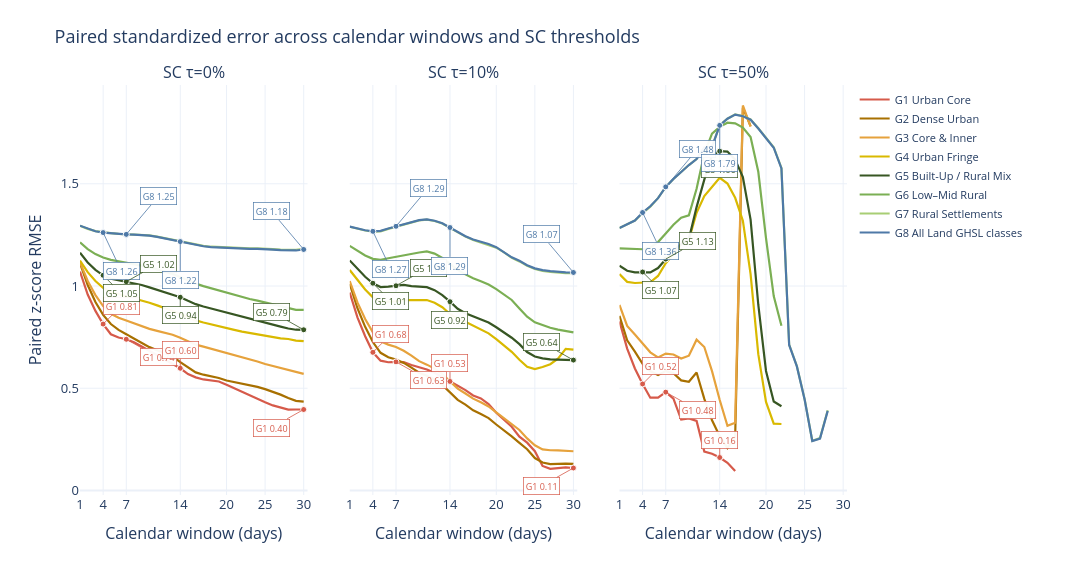

Here is the notebook cell this chart was saved with:
### Code cell
save_fig(
    metric_curve_figure(
        MATRIX, 'rmse_z', ALL_GROUPS, [0, 10, 50], 'complete',
        'Paired standardized error across calendar windows and SC thresholds',
    ),
    'fig_03b_rmse_window_curves',
)

### Figure 1 — Plotly figure (JSON) as saved in the notebook; plotly's stock layout.template omitted (floating-point values rounded to 4 significant figures)
{"data": [{"connectgaps": false, "line": {"color": "#D65A4A", "width": 2.2}, "mode": "lines", "name": "G1 Urban Core", "showlegend": true, "type": "scatter", "x": [1, 2, 3, 4, 5, 6, 7, 8, 9, 10, 11, 12, 13, 14, 15, 16, 17, 18, 19, 20, 21, 22, 23, 24, 25, 26, 27, 28, 29, 30], "xaxis": "x", "y": [1.071, 0.9582, 0.8781, 0.8138, 0.764, 0.7483, 0.7394, 0.7251, 0.7038, 0.683, 0.664, 0.6426, 0.6201, 0.5976, 0.5694, 0.5531, 0.5429, 0.5379, 0.533, 0.5172, 0.4994, 0.4819, 0.4662, 0.4466, 0.4315, 0.4158, 0.4042, 0.3956, 0.3959, 0.3959], "yaxis": "y"}, {"connectgaps": false, "line": {"color": "#A87000", "width": 2.2}, "mode": "lines", "name": "G2 Dense Urban", "showlegend": true, "type": "scatter", "x": [1, 2, 3, 4, 5, 6, 7, 8, 9, 10, 11, 12, 13, 14, 15, 16, 17, 18, 19, 20, 21, 22, 23, 24, 25, 26, 27, 28, 29, 30], "xaxis": "x", "y": [1.112, 1.005, 0.9219, 0.8587, 0.8138, 0.7851, 0.7637, 0.7428, 0.7218, 0.701, 0.686, 0.6726, 0.6561, 0.6278, 0.604, 0.5774, 0.5662, 0.5581, 0.55, 0.5376, 0.5301, 0.5211, 0.5146, 0.5067, 0.4955, 0.484, 0.4686, 0.4519, 0.438, 0.4344], "yaxis": "y"}, {"connectgaps": false, "line": {"color": "#E6A23C", "width": 2.2}, "mode": "lines", "name": "G3 Core & Inner", "showlegend": true, "type": "scatter", "x": [1, 2, 3, 4, 5, 6, 7, 8, 9, 10, 11, 12, 13, 14, 15, 16, 17, 18, 19, 20, 21, 22, 23, 24, 25, 26, 27, 28, 29, 30], "xaxis": "x", "y": [1.115, 1.024, 0.9556, 0.9018, 0.8644, 0.8446, 0.831, 0.8169, 0.8025, 0.7903, 0.7808, 0.771, 0.7616, 0.7471, 0.7316, 0.7131, 0.7033, 0.6929, 0.6846, 0.675, 0.6653, 0.6527, 0.6425, 0.6306, 0.6184, 0.6088, 0.5972, 0.5884, 0.5772, 0.5704], "yaxis": "y"}, {"connectgaps": false, "line": {"color": "#D9B900", "width": 2.2}, "mode": "lines", "name": "G4 Urban Fringe", "showlegend": true, "type": "scatter", "x": [1, 2, 3, 4, 5, 6, 7, 8, 9, 10, 11, 12, 13, 14, 15, 16, 17, 18, 19, 20, 21, 22, 23, 24, 25, 26, 27, 28, 29, 30], "xaxis": "x", "y": [1.125, 1.068, 1.025, 0.9915, 0.971, 0.9604, 0.952, 0.9418, 0.931, 0.9183, 0.9054, 0.8929, 0.8806, 0.8644, 0.8476, 0.8317, 0.8216, 0.8118, 0.8025, 0.7939, 0.7857, 0.7768, 0.7698, 0.763, 0.7562, 0.749, 0.7441, 0.7407, 0.7332, 0.7303], "yaxis": "y"}, {"connectgaps": false, "line": {"color": "#375623", "width": 2.2}, "mode": "lines", "name": "G5 Built-Up / Rural Mix", "showlegend": true, "type": "scatter", "x": [1, 2, 3, 4, 5, 6, 7, 8, 9, 10, 11, 12, 13, 14, 15, 16, 17, 18, 19, 20, 21, 22, 23, 24, 25, 26, 27, 28, 29, 30], "xaxis": "x", "y": [1.162, 1.115, 1.079, 1.052, 1.036, 1.027, 1.021, 1.014, 1.005, 0.9932, 0.9818, 0.9712, 0.9602, 0.945, 0.9276, 0.9112, 0.8999, 0.8899, 0.8799, 0.8694, 0.859, 0.8484, 0.8387, 0.8306, 0.8216, 0.8115, 0.8016, 0.7922, 0.7861, 0.7859], "yaxis": "y"}, {"connectgaps": false, "line": {"color": "#7BAF54", "width": 2.2}, "mode": "lines", "name": "G6 Low–Mid Rural", "showlegend": true, "type": "scatter", "x": [1, 2, 3, 4, 5, 6, 7, 8, 9, 10, 11, 12, 13, 14, 15, 16, 17, 18, 19, 20, 21, 22, 23, 24, 25, 26, 27, 28, 29, 30], "xaxis": "x", "y": [1.213, 1.18, 1.156, 1.139, 1.128, 1.121, 1.116, 1.109, 1.102, 1.092, 1.081, 1.07, 1.059, 1.044, 1.028, 1.012, 0.9994, 0.9884, 0.978, 0.9665, 0.9556, 0.9455, 0.9365, 0.9287, 0.9198, 0.9093, 0.8993, 0.89, 0.8837, 0.8833], "yaxis": "y"}, {"connectgaps": false, "line": {"color": "#A8CE74", "width": 2.2}, "mode": "lines", "name": "G7 Rural Settlements", "showlegend": true, "type": "scatter", "x": [1, 2, 3, 4, 5, 6, 7, 8, 9, 10, 11, 12, 13, 14, 15, 16, 17, 18, 19, 20, 21, 22, 23, 24, 25, 26, 27, 28, 29, 30], "xaxis": "x", "y": [1.295, 1.279, 1.268, 1.262, 1.259, 1.255, 1.253, 1.252, 1.25, 1.248, 1.242, 1.235, 1.227, 1.219, 1.211, 1.202, 1.197, 1.192, 1.19, 1.188, 1.187, 1.185, 1.184, 1.184, 1.184, 1.181, 1.178, 1.176, 1.176, 1.181], "yaxis": "y"}, {"connectgaps": false, "line": {"color": "#4E79A7", "width": 2.2}, "mode": "lines", "name": "G8 All Land GHSL classes", "showlegend": true, "type": "scatter", "x": [1, 2, 3, 4, 5, 6, 7, 8, 9, 10, 11, 12, 13, 14, 15, 16, 17, 18, 19, 20, 21, 22, 23, 24, 25, 26, 27, 28, 29, 30], "xaxis": "x", "y": [1.295, 1.28, 1.268, 1.261, 1.258, 1.255, 1.253, 1.251, 1.249, 1.246, 1.24, 1.233, 1.226, 1.217, 1.209, 1.2, 1.194, 1.19, 1.188, 1.186, 1.185, 1.183, 1.182, 1.182, 1.181, 1.178, 1.175, 1.173, 1.174, 1.179], "yaxis": "y"}, {"marker": {"color": "#D65A4A", "line": {"color": "white", "width": 1}, "size": 6}, "mode": "markers", "showlegend": false, "type": "scatter", "x": [4], "xaxis": "x", "y": [0.8138], "yaxis": "y"}, {"marker": {"color": "#375623", "line": {"color": "white", "width": 1}, "size": 6}, "mode": "markers", "showlegend": false, "type": "scatter", "x": [4], "xaxis": "x", "y": [1.052], "yaxis": "y"}, {"marker": {"color": "#4E79A7", "line": {"color": "white", "width": 1}, "size": 6}, "mode": "markers", "showlegend": false, "type": "scatter", "x": [4], "xaxis": "x", "y": [1.261], "yaxis": "y"}, {"marker": {"color": "#D65A4A", "line": {"color": "white", "width": 1}, "size": 6}, "mode": "markers", "showlegend": false, "type": "scatter", "x": [7], "xaxis": "x", "y": [0.7394], "yaxis": "y"}, {"marker": {"color": "#375623", "line": {"color": "white", "width": 1}, "size": 6}, "mode": "markers", "showlegend": false, "type": "scatter", "x": [7], "xaxis": "x", "y": [1.021], "yaxis": "y"}, {"marker": {"color": "#4E79A7", "line": {"color": "white", "width": 1}, "size": 6}, "mode": "markers", "showlegend": false, "type": "scatter", "x": [7], "xaxis": "x", "y": [1.253], "yaxis": "y"}, {"marker": {"color": "#D65A4A", "line": {"color": "white", "width": 1}, "size": 6}, "mode": "markers", "showlegend": false, "type": "scatter", "x": [14], "xaxis": "x", "y": [0.5976], "yaxis": "y"}, {"marker": {"color": "#375623", "line": {"color": "white", "width": 1}, "size": 6}, "mode": "markers", "showlegend": false, "type": "scatter", "x": [14], "xaxis": "x", "y": [0.945], "yaxis": "y"}, {"marker": {"color": "#4E79A7", "line": {"color": "white", "width": 1}, "size": 6}, "mode": "markers", "showlegend": false, "type": "scatter", "x": [14], "xaxis": "x", "y": [1.217], "yaxis": "y"}, {"marker": {"color": "#D65A4A", "line": {"color": "white", "width": 1}, "size": 6}, "mode": "markers", "showlegend": false, "type": "scatter", "x": [30], "xaxis": "x", "y": [0.3959], "yaxis": "y"}, {"marker": {"color": "#375623", "line": {"color": "white", "width": 1}, "size": 6}, "mode": "markers", "showlegend": false, "type": "scatter", "x": [30], "xaxis": "x", "y": [0.7859], "yaxis": "y"}, {"marker": {"color": "#4E79A7", "line": {"color": "white", "width": 1}, "size": 6}, "mode": "markers", "showlegend": false, "type": "scatter", "x": [30], "xaxis": "x", "y": [1.179], "yaxis": "y"}, {"connectgaps": false, "line": {"color": "#D65A4A", "width": 2.2}, "mode": "lines", "name": "G1 Urban Core", "showlegend": false, "type": "scatter", "x": [1, 2, 3, 4, 5, 6, 7, 8, 9, 10, 11, 12, 13, 14, 15, 16, 17, 18, 19, 20, 21, 22, 23, 24, 25, 26, 27, 28, 29, 30], "xaxis": "x2", "y": [0.968, 0.8462, 0.7545, 0.6755, 0.6346, 0.6271, 0.629, 0.6278, 0.6136, 0.602, 0.5915, 0.5754, 0.553, 0.5332, 0.512, 0.4908, 0.4649, 0.4499, 0.4227, 0.3802, 0.3442, 0.3117, 0.2632, 0.2337, 0.1922, 0.1197, 0.1055, 0.1105, 0.1128, 0.1097], "yaxis": "y2"}, {"connectgaps": false, "line": {"color": "#A87000", "width": 2.2}, "mode": "lines", "name": "G2 Dense Urban", "showlegend": false, "type": "scatter", "x": [1, 2, 3, 4, 5, 6, 7, 8, 9, 10, 11, 12, 13, 14, 15, 16, 17, 18, 19, 20, 21, 22, 23, 24, 25, 26, 27, 28, 29, 30], "xaxis": "x2", "y": [1.01, 0.8913, 0.8001, 0.7259, 0.6731, 0.6516, 0.6404, 0.6238, 0.601, 0.5759, 0.5614, 0.5432, 0.5161, 0.48, 0.443, 0.4195, 0.392, 0.3742, 0.3541, 0.3225, 0.2942, 0.2644, 0.2324, 0.2014, 0.1583, 0.1363, 0.129, 0.1317, 0.131, 0.1297], "yaxis": "y2"}, {"connectgaps": false, "line": {"color": "#E6A23C", "width": 2.2}, "mode": "lines", "name": "G3 Core & Inner", "showlegend": false, "type": "scatter", "x": [1, 2, 3, 4, 5, 6, 7, 8, 9, 10, 11, 12, 13, 14, 15, 16, 17, 18, 19, 20, 21, 22, 23, 24, 25, 26, 27, 28, 29, 30], "xaxis": "x2", "y": [1.024, 0.9197, 0.8386, 0.7738, 0.7299, 0.7133, 0.7016, 0.6831, 0.6597, 0.6325, 0.6154, 0.5961, 0.569, 0.5336, 0.4978, 0.474, 0.449, 0.4309, 0.4108, 0.3824, 0.3531, 0.3241, 0.2956, 0.2545, 0.2209, 0.201, 0.1966, 0.1963, 0.193, 0.1916], "yaxis": "y2"}, {"connectgaps": false, "line": {"color": "#D9B900", "width": 2.2}, "mode": "lines", "name": "G4 Urban Fringe", "showlegend": false, "type": "scatter", "x": [1, 2, 3, 4, 5, 6, 7, 8, 9, 10, 11, 12, 13, 14, 15, 16, 17, 18, 19, 20, 21, 22, 23, 24, 25, 26, 27, 28, 29, 30], "xaxis": "x2", "y": [1.078, 1.028, 0.9833, 0.9444, 0.9223, 0.9241, 0.9254, 0.9305, 0.93, 0.9308, 0.9314, 0.9182, 0.8962, 0.8632, 0.8402, 0.8255, 0.8075, 0.7891, 0.7685, 0.7397, 0.7098, 0.6779, 0.6393, 0.6052, 0.5939, 0.6037, 0.6176, 0.6449, 0.6922, 0.6884], "yaxis": "y2"}, {"connectgaps": false, "line": {"color": "#375623", "width": 2.2}, "mode": "lines", "name": "G5 Built-Up / Rural Mix", "showlegend": false, "type": "scatter", "x": [1, 2, 3, 4, 5, 6, 7, 8, 9, 10, 11, 12, 13, 14, 15, 16, 17, 18, 19, 20, 21, 22, 23, 24, 25, 26, 27, 28, 29, 30], "xaxis": "x2", "y": [1.125, 1.084, 1.045, 1.014, 0.9946, 0.9969, 1.001, 1.005, 0.999, 0.9962, 0.9945, 0.9796, 0.9551, 0.9233, 0.8885, 0.8668, 0.8517, 0.8375, 0.8214, 0.7982, 0.7729, 0.7469, 0.7156, 0.6768, 0.6554, 0.6461, 0.6413, 0.6393, 0.6379, 0.6375], "yaxis": "y2"}, {"connectgaps": false, "line": {"color": "#7BAF54", "width": 2.2}, "mode": "lines", "name": "G6 Low–Mid Rural", "showlegend": false, "type": "scatter", "x": [1, 2, 3, 4, 5, 6, 7, 8, 9, 10, 11, 12, 13, 14, 15, 16, 17, 18, 19, 20, 21, 22, 23, 24, 25, 26, 27, 28, 29, 30], "xaxis": "x2", "y": [1.196, 1.172, 1.149, 1.133, 1.128, 1.136, 1.143, 1.153, 1.156, 1.164, 1.169, 1.158, 1.137, 1.109, 1.079, 1.057, 1.037, 1.023, 1.007, 0.9848, 0.9601, 0.9317, 0.8901, 0.8496, 0.8224, 0.808, 0.796, 0.7866, 0.7782, 0.7733], "yaxis": "y2"}, {"connectgaps": false, "line": {"color": "#A8CE74", "width": 2.2}, "mode": "lines", "name": "G7 Rural Settlements", "showlegend": false, "type": "scatter", "x": [1, 2, 3, 4, 5, 6, 7, 8, 9, 10, 11, 12, 13, 14, 15, 16, 17, 18, 19, 20, 21, 22, 23, 24, 25, 26, 27, 28, 29, 30], "xaxis": "x2", "y": [1.29, 1.28, 1.271, 1.266, 1.268, 1.28, 1.29, 1.303, 1.312, 1.321, 1.325, 1.318, 1.306, 1.285, 1.261, 1.242, 1.225, 1.214, 1.203, 1.188, 1.164, 1.138, 1.12, 1.099, 1.083, 1.074, 1.069, 1.065, 1.063, 1.062], "yaxis": "y2"}, {"connectgaps": false, "line": {"color": "#4E79A7", "width": 2.2}, "mode": "lines", "name": "G8 All Land GHSL classes", "showlegend": false, "type": "scatter", "x": [1, 2, 3, 4, 5, 6, 7, 8, 9, 10, 11, 12, 13, 14, 15, 16, 17, 18, 19, 20, 21, 22, 23, 24, 25, 26, 27, 28, 29, 30], "xaxis": "x2", "y": [1.29, 1.281, 1.273, 1.268, 1.27, 1.281, 1.292, 1.305, 1.314, 1.322, 1.326, 1.319, 1.307, 1.286, 1.262, 1.243, 1.227, 1.216, 1.206, 1.19, 1.167, 1.14, 1.123, 1.102, 1.086, 1.077, 1.073, 1.069, 1.066, 1.066], "yaxis": "y2"}, {"marker": {"color": "#D65A4A", "line": {"color": "white", "width": 1}, "size": 6}, "mode": "markers", "showlegend": false, "type": "scatter", "x": [4], "xaxis": "x2", "y": [0.6755], "yaxis": "y2"}, {"marker": {"color": "#375623", "line": {"color": "white", "width": 1}, "size": 6}, "mode": "markers", "showlegend": false, "type": "scatter", "x": [4], "xaxis": "x2", "y": [1.014], "yaxis": "y2"}, {"marker": {"color": "#4E79A7", "line": {"color": "white", "width": 1}, "size": 6}, "mode": "markers", "showlegend": false, "type": "scatter", "x": [4], "xaxis": "x2", "y": [1.268], "yaxis": "y2"}, {"marker": {"color": "#D65A4A", "line": {"color": "white", "width": 1}, "size": 6}, "mode": "markers", "showlegend": false, "type": "scatter", "x": [7], "xaxis": "x2", "y": [0.629], "yaxis": "y2"}, {"marker": {"color": "#375623", "line": {"color": "white", "width": 1}, "size": 6}, "mode": "markers", "showlegend": false, "type": "scatter", "x": [7], "xaxis": "x2", "y": [1.001], "yaxis": "y2"}, {"marker": {"color": "#4E79A7", "line": {"color": "white", "width": 1}, "size": 6}, "mode": "markers", "showlegend": false, "type": "scatter", "x": [7], "xaxis": "x2", "y": [1.292], "yaxis": "y2"}, {"marker": {"color": "#D65A4A", "line": {"color": "white", "width": 1}, "size": 6}, "mode": "markers", "showlegend": false, "type": "scatter", "x": [14], "xaxis": "x2", "y": [0.5332], "yaxis": "y2"}, {"marker": {"color": "#375623", "line": {"color": "white", "width": 1}, "size": 6}, "mode": "markers", "showlegend": false, "type": "scatter", "x": [14], "xaxis": "x2", "y": [0.9233], "yaxis": "y2"}, {"marker": {"color": "#4E79A7", "line": {"color": "white", "width": 1}, "size": 6}, "mode": "markers", "showlegend": false, "type": "scatter", "x": [14], "xaxis": "x2", "y": [1.286], "yaxis": "y2"}, {"marker": {"color": "#D65A4A", "line": {"color": "white", "width": 1}, "size": 6}, "mode": "markers", "showlegend": false, "type": "scatter", "x": [30], "xaxis": "x2", "y": [0.1097], "yaxis": "y2"}, {"marker": {"color": "#375623", "line": {"color": "white", "width": 1}, "size": 6}, "mode": "markers", "showlegend": false, "type": "scatter", "x": [30], "xaxis": "x2", "y": [0.6375], "yaxis": "y2"}, {"marker": {"color": "#4E79A7", "line": {"color": "white", "width": 1}, "size": 6}, "mode": "markers", "showlegend": false, "type": "scatter", "x": [30], "xaxis": "x2", "y": [1.066], "yaxis": "y2"}, {"connectgaps": false, "line": {"color": "#D65A4A", "width": 2.2}, "mode": "lines", "name": "G1 Urban Core", "showlegend": false, "type": "scatter", "x": [1, 2, 3, 4, 5, 6, 7, 8, 9, 10, 11, 12, 13, 14, 15, 16, 17, 18, 19, 20, 21, 22, 23, 24, 25, 26, 27, 28, 29, 30], "xaxis": "x3", "y": [0.8271, 0.694, 0.5965, 0.5207, 0.4535, 0.454, 0.4808, 0.4488, 0.3464, 0.3524, 0.3402, 0.1904, 0.1791, 0.161, 0.1354, 0.09447, NaN, NaN, NaN, NaN, NaN, NaN, NaN, NaN, NaN, NaN, NaN, NaN, NaN, NaN], "yaxis": "y3"}, {"connectgaps": false, "line": {"color": "#A87000", "width": 2.2}, "mode": "lines", "name": "G2 Dense Urban", "showlegend": false, "type": "scatter", "x": [1, 2, 3, 4, 5, 6, 7, 8, 9, 10, 11, 12, 13, 14, 15, 16, 17, 18, 19, 20, 21, 22, 23, 24, 25, 26, 27, 28, 29, 30], "xaxis": "x3", "y": [0.8545, 0.734, 0.679, 0.6195, 0.5837, 0.5651, 0.5838, 0.5736, 0.5382, 0.5318, 0.5767, 0.4477, 0.343, 0.2654, 0.2079, 0.2614, 1.872, 1.782, NaN, NaN, NaN, NaN, NaN, NaN, NaN, NaN, NaN, NaN, NaN, NaN], "yaxis": "y3"}, {"connectgaps": false, "line": {"color": "#E6A23C", "width": 2.2}, "mode": "lines", "name": "G3 Core & Inner", "showlegend": false, "type": "scatter", "x": [1, 2, 3, 4, 5, 6, 7, 8, 9, 10, 11, 12, 13, 14, 15, 16, 17, 18, 19, 20, 21, 22, 23, 24, 25, 26, 27, 28, 29, 30], "xaxis": "x3", "y": [0.9072, 0.805, 0.763, 0.7208, 0.6755, 0.6508, 0.6693, 0.6652, 0.6452, 0.659, 0.7374, 0.7017, 0.5837, 0.4425, 0.316, 0.3314, 1.883, 1.779, NaN, NaN, NaN, NaN, NaN, NaN, NaN, NaN, NaN, NaN, NaN, NaN], "yaxis": "y3"}, {"connectgaps": false, "line": {"color": "#D9B900", "width": 2.2}, "mode": "lines", "name": "G4 Urban Fringe", "showlegend": false, "type": "scatter", "x": [1, 2, 3, 4, 5, 6, 7, 8, 9, 10, 11, 12, 13, 14, 15, 16, 17, 18, 19, 20, 21, 22, 23, 24, 25, 26, 27, 28, 29, 30], "xaxis": "x3", "y": [1.058, 1.02, 1.015, 1.018, 1.018, 1.049, 1.111, 1.155, 1.204, 1.226, 1.358, 1.44, 1.484, 1.529, 1.501, 1.431, 1.32, 1.058, 0.6666, 0.4329, 0.3267, 0.3249, NaN, NaN, NaN, NaN, NaN, NaN, NaN, NaN], "yaxis": "y3"}, {"connectgaps": false, "line": {"color": "#375623", "width": 2.2}, "mode": "lines", "name": "G5 Built-Up / Rural Mix", "showlegend": false, "type": "scatter", "x": [1, 2, 3, 4, 5, 6, 7, 8, 9, 10, 11, 12, 13, 14, 15, 16, 17, 18, 19, 20, 21, 22, 23, 24, 25, 26, 27, 28, 29, 30], "xaxis": "x3", "y": [1.1, 1.075, 1.067, 1.069, 1.067, 1.088, 1.132, 1.173, 1.204, 1.229, 1.386, 1.52, 1.64, 1.66, 1.657, 1.618, 1.532, 1.325, 0.9084, 0.5843, 0.4353, 0.412, NaN, NaN, NaN, NaN, NaN, NaN, NaN, NaN], "yaxis": "y3"}, {"connectgaps": false, "line": {"color": "#7BAF54", "width": 2.2}, "mode": "lines", "name": "G6 Low–Mid Rural", "showlegend": false, "type": "scatter", "x": [1, 2, 3, 4, 5, 6, 7, 8, 9, 10, 11, 12, 13, 14, 15, 16, 17, 18, 19, 20, 21, 22, 23, 24, 25, 26, 27, 28, 29, 30], "xaxis": "x3", "y": [1.184, 1.182, 1.182, 1.18, 1.189, 1.215, 1.257, 1.299, 1.334, 1.346, 1.476, 1.648, 1.746, 1.779, 1.799, 1.796, 1.775, 1.728, 1.559, 1.234, 0.9509, 0.8059, NaN, NaN, NaN, NaN, NaN, NaN, NaN, NaN], "yaxis": "y3"}, {"connectgaps": false, "line": {"color": "#A8CE74", "width": 2.2}, "mode": "lines", "name": "G7 Rural Settlements", "showlegend": false, "type": "scatter", "x": [1, 2, 3, 4, 5, 6, 7, 8, 9, 10, 11, 12, 13, 14, 15, 16, 17, 18, 19, 20, 21, 22, 23, 24, 25, 26, 27, 28, 29, 30], "xaxis": "x3", "y": [1.284, 1.301, 1.32, 1.356, 1.388, 1.43, 1.485, 1.523, 1.559, 1.592, 1.621, 1.678, 1.682, 1.786, 1.819, 1.839, 1.831, 1.815, 1.772, 1.728, 1.679, 1.578, 0.7131, 0.6088, 0.4477, 0.243, 0.2562, 0.3922, NaN, NaN], "yaxis": "y3"}, {"connectgaps": false, "line": {"color": "#4E79A7", "width": 2.2}, "mode": "lines", "name": "G8 All Land GHSL classes", "showlegend": false, "type": "scatter", "x": [1, 2, 3, 4, 5, 6, 7, 8, 9, 10, 11, 12, 13, 14, 15, 16, 17, 18, 19, 20, 21, 22, 23, 24, 25, 26, 27, 28, 29, 30], "xaxis": "x3", "y": [1.283, 1.3, 1.32, 1.359, 1.39, 1.43, 1.485, 1.524, 1.559, 1.592, 1.621, 1.678, 1.681, 1.786, 1.818, 1.839, 1.831, 1.814, 1.771, 1.726, 1.676, 1.575, 0.7118, 0.6068, 0.4458, 0.2418, 0.2533, 0.3891, NaN, NaN], "yaxis": "y3"}, {"marker": {"color": "#D65A4A", "line": {"color": "white", "width": 1}, "size": 6}, "mode": "markers", "showlegend": false, "type": "scatter", "x": [4], "xaxis": "x3", "y": [0.5207], "yaxis": "y3"}, {"marker": {"color": "#375623", "line": {"color": "white", "width": 1}, "size": 6}, "mode": "markers", "showlegend": false, "type": "scatter", "x": [4], "xaxis": "x3", "y": [1.069], "yaxis": "y3"}, {"marker": {"color": "#4E79A7", "line": {"color": "white", "width": 1}, "size": 6}, "mode": "markers", "showlegend": false, "type": "scatter", "x": [4], "xaxis": "x3", "y": [1.359], "yaxis": "y3"}, {"marker": {"color": "#D65A4A", "line": {"color": "white", "width": 1}, "size": 6}, "mode": "markers", "showlegend": false, "type": "scatter", "x": [7], "xaxis": "x3", "y": [0.4808], "yaxis": "y3"}, {"marker": {"color": "#375623", "line": {"color": "white", "width": 1}, "size": 6}, "mode": "markers", "showlegend": false, "type": "scatter", "x": [7], "xaxis": "x3", "y": [1.132], "yaxis": "y3"}, {"marker": {"color": "#4E79A7", "line": {"color": "white", "width": 1}, "size": 6}, "mode": "markers", "showlegend": false, "type": "scatter", "x": [7], "xaxis": "x3", "y": [1.485], "yaxis": "y3"}, {"marker": {"color": "#D65A4A", "line": {"color": "white", "width": 1}, "size": 6}, "mode": "markers", "showlegend": false, "type": "scatter", "x": [14], "xaxis": "x3", "y": [0.161], "yaxis": "y3"}, {"marker": {"color": "#375623", "line": {"color": "white", "width": 1}, "size": 6}, "mode": "markers", "showlegend": false, "type": "scatter", "x": [14], "xaxis": "x3", "y": [1.66], "yaxis": "y3"}, {"marker": {"color": "#4E79A7", "line": {"color": "white", "width": 1}, "size": 6}, "mode": "markers", "showlegend": false, "type": "scatter", "x": [14], "xaxis": "x3", "y": [1.786], "yaxis": "y3"}], "layout": {"annotations": [{"font": {"size": 16}, "showarrow": false, "text": "SC τ=0%", "x": 0.1483, "xanchor": "center", "xref": "paper", "y": 1, "yanchor": "bottom", "yref": "paper"}, {"font": {"size": 16}, "showarrow": false, "text": "SC τ=10%", "x": 0.5, "xanchor": "center", "xref": "paper", "y": 1, "yanchor": "bottom", "yref": "paper"}, {"font": {"size": 16}, "showarrow": false, "text": "SC τ=50%", "x": 0.8517, "xanchor": "center", "xref": "paper", "y": 1, "yanchor": "bottom", "yref": "paper"}, {"arrowcolor": "#D65A4A", "arrowhead": 0, "arrowwidth": 0.8, "ax": 18, "ay": -18, "bgcolor": "rgba(255,255,255,.95)", "bordercolor": "#D65A4A", "borderpad": 2, "borderwidth": 0.7, "font": {"color": "#D65A4A", "size": 9}, "showarrow": true, "text": "G1 0.81", "x": 4, "xref": "x", "y": 0.8138, "yref": "y"}, {"arrowcolor": "#375623", "arrowhead": 0, "arrowwidth": 0.8, "ax": 18, "ay": 18, "bgcolor": "rgba(255,255,255,.95)", "bordercolor": "#375623", "borderpad": 2, "borderwidth": 0.7, "font": {"color": "#375623", "size": 9}, "showarrow": true, "text": "G5 1.05", "x": 4, "xref": "x", "y": 1.052, "yref": "y"}, {"arrowcolor": "#4E79A7", "arrowhead": 0, "arrowwidth": 0.8, "ax": 18, "ay": 38, "bgcolor": "rgba(255,255,255,.95)", "bordercolor": "#4E79A7", "borderpad": 2, "borderwidth": 0.7, "font": {"color": "#4E79A7", "size": 9}, "showarrow": true, "text": "G8 1.26", "x": 4, "xref": "x", "y": 1.261, "yref": "y"}, {"arrowcolor": "#D65A4A", "arrowhead": 0, "arrowwidth": 0.8, "ax": 32, "ay": 18, "bgcolor": "rgba(255,255,255,.95)", "bordercolor": "#D65A4A", "borderpad": 2, "borderwidth": 0.7, "font": {"color": "#D65A4A", "size": 9}, "showarrow": true, "text": "G1 0.74", "x": 7, "xref": "x", "y": 0.7394, "yref": "y"}, {"arrowcolor": "#375623", "arrowhead": 0, "arrowwidth": 0.8, "ax": 32, "ay": -18, "bgcolor": "rgba(255,255,255,.95)", "bordercolor": "#375623", "borderpad": 2, "borderwidth": 0.7, "font": {"color": "#375623", "size": 9}, "showarrow": true, "text": "G5 1.02", "x": 7, "xref": "x", "y": 1.021, "yref": "y"}, {"arrowcolor": "#4E79A7", "arrowhead": 0, "arrowwidth": 0.8, "ax": 32, "ay": -38, "bgcolor": "rgba(255,255,255,.95)", "bordercolor": "#4E79A7", "borderpad": 2, "borderwidth": 0.7, "font": {"color": "#4E79A7", "size": 9}, "showarrow": true, "text": "G8 1.25", "x": 7, "xref": "x", "y": 1.253, "yref": "y"}, {"arrowcolor": "#D65A4A", "arrowhead": 0, "arrowwidth": 0.8, "ax": 0, "ay": -18, "bgcolor": "rgba(255,255,255,.95)", "bordercolor": "#D65A4A", "borderpad": 2, "borderwidth": 0.7, "font": {"color": "#D65A4A", "size": 9}, "showarrow": true, "text": "G1 0.60", "x": 14, "xref": "x", "y": 0.5976, "yref": "y"}, {"arrowcolor": "#375623", "arrowhead": 0, "arrowwidth": 0.8, "ax": 0, "ay": 18, "bgcolor": "rgba(255,255,255,.95)", "bordercolor": "#375623", "borderpad": 2, "borderwidth": 0.7, "font": {"color": "#375623", "size": 9}, "showarrow": true, "text": "G5 0.94", "x": 14, "xref": "x", "y": 0.945, "yref": "y"}, {"arrowcolor": "#4E79A7", "arrowhead": 0, "arrowwidth": 0.8, "ax": 0, "ay": 38, "bgcolor": "rgba(255,255,255,.95)", "bordercolor": "#4E79A7", "borderpad": 2, "borderwidth": 0.7, "font": {"color": "#4E79A7", "size": 9}, "showarrow": true, "text": "G8 1.22", "x": 14, "xref": "x", "y": 1.217, "yref": "y"}, {"arrowcolor": "#D65A4A", "arrowhead": 0, "arrowwidth": 0.8, "ax": -32, "ay": 18, "bgcolor": "rgba(255,255,255,.95)", "bordercolor": "#D65A4A", "borderpad": 2, "borderwidth": 0.7, "font": {"color": "#D65A4A", "size": 9}, "showarrow": true, "text": "G1 0.40", "x": 30, "xref": "x", "y": 0.3959, "yref": "y"}, {"arrowcolor": "#375623", "arrowhead": 0, "arrowwidth": 0.8, "ax": -32, "ay": -18, "bgcolor": "rgba(255,255,255,.95)", "bordercolor": "#375623", "borderpad": 2, "borderwidth": 0.7, "font": {"color": "#375623", "size": 9}, "showarrow": true, "text": "G5 0.79", "x": 30, "xref": "x", "y": 0.7859, "yref": "y"}, {"arrowcolor": "#4E79A7", "arrowhead": 0, "arrowwidth": 0.8, "ax": -32, "ay": -38, "bgcolor": "rgba(255,255,255,.95)", "bordercolor": "#4E79A7", "borderpad": 2, "borderwidth": 0.7, "font": {"color": "#4E79A7", "size": 9}, "showarrow": true, "text": "G8 1.18", "x": 30, "xref": "x", "y": 1.179, "yref": "y"}, {"arrowcolor": "#D65A4A", "arrowhead": 0, "arrowwidth": 0.8, "ax": 18, "ay": -18, "bgcolor": "rgba(255,255,255,.95)", "bordercolor": "#D65A4A", "borderpad": 2, "borderwidth": 0.7, "font": {"color": "#D65A4A", "size": 9}, "showarrow": true, "text": "G1 0.68", "x": 4, "xref": "x2", "y": 0.6755, "yref": "y2"}, {"arrowcolor": "#375623", "arrowhead": 0, "arrowwidth": 0.8, "ax": 18, "ay": 18, "bgcolor": "rgba(255,255,255,.95)", "bordercolor": "#375623", "borderpad": 2, "borderwidth": 0.7, "font": {"color": "#375623", "size": 9}, "showarrow": true, "text": "G5 1.01", "x": 4, "xref": "x2", "y": 1.014, "yref": "y2"}, {"arrowcolor": "#4E79A7", "arrowhead": 0, "arrowwidth": 0.8, "ax": 18, "ay": 38, "bgcolor": "rgba(255,255,255,.95)", "bordercolor": "#4E79A7", "borderpad": 2, "borderwidth": 0.7, "font": {"color": "#4E79A7", "size": 9}, "showarrow": true, "text": "G8 1.27", "x": 4, "xref": "x2", "y": 1.268, "yref": "y2"}, {"arrowcolor": "#D65A4A", "arrowhead": 0, "arrowwidth": 0.8, "ax": 32, "ay": 18, "bgcolor": "rgba(255,255,255,.95)", "bordercolor": "#D65A4A", "borderpad": 2, "borderwidth": 0.7, "font": {"color": "#D65A4A", "size": 9}, "showarrow": true, "text": "G1 0.63", "x": 7, "xref": "x2", "y": 0.629, "yref": "y2"}, {"arrowcolor": "#375623", "arrowhead": 0, "arrowwidth": 0.8, "ax": 32, "ay": -18, "bgcolor": "rgba(255,255,255,.95)", "bordercolor": "#375623", "borderpad": 2, "borderwidth": 0.7, "font": {"color": "#375623", "size": 9}, "showarrow": true, "text": "G5 1.00", "x": 7, "xref": "x2", "y": 1.001, "yref": "y2"}, {"arrowcolor": "#4E79A7", "arrowhead": 0, "arrowwidth": 0.8, "ax": 32, "ay": -38, "bgcolor": "rgba(255,255,255,.95)", "bordercolor": "#4E79A7", "borderpad": 2, "borderwidth": 0.7, "font": {"color": "#4E79A7", "size": 9}, "showarrow": true, "text": "G8 1.29", "x": 7, "xref": "x2", "y": 1.292, "yref": "y2"}, {"arrowcolor": "#D65A4A", "arrowhead": 0, "arrowwidth": 0.8, "ax": 0, "ay": -18, "bgcolor": "rgba(255,255,255,.95)", "bordercolor": "#D65A4A", "borderpad": 2, "borderwidth": 0.7, "font": {"color": "#D65A4A", "size": 9}, "showarrow": true, "text": "G1 0.53", "x": 14, "xref": "x2", "y": 0.5332, "yref": "y2"}, {"arrowcolor": "#375623", "arrowhead": 0, "arrowwidth": 0.8, "ax": 0, "ay": 18, "bgcolor": "rgba(255,255,255,.95)", "bordercolor": "#375623", "borderpad": 2, "borderwidth": 0.7, "font": {"color": "#375623", "size": 9}, "showarrow": true, "text": "G5 0.92", "x": 14, "xref": "x2", "y": 0.9233, "yref": "y2"}, {"arrowcolor": "#4E79A7", "arrowhead": 0, "arrowwidth": 0.8, "ax": 0, "ay": 38, "bgcolor": "rgba(255,255,255,.95)", "bordercolor": "#4E79A7", "borderpad": 2, "borderwidth": 0.7, "font": {"color": "#4E79A7", "size": 9}, "showarrow": true, "text": "G8 1.29", "x": 14, "xref": "x2", "y": 1.286, "yref": "y2"}, {"arrowcolor": "#D65A4A", "arrowhead": 0, "arrowwidth": 0.8, "ax": -32, "ay": 18, "bgcolor": "rgba(255,255,255,.95)", "bordercolor": "#D65A4A", "borderpad": 2, "borderwidth": 0.7, "font": {"color": "#D65A4A", "size": 9}, "showarrow": true, "text": "G1 0.11", "x": 30, "xref": "x2", "y": 0.1097, "yref": "y2"}, {"arrowcolor": "#375623", "arrowhead": 0, "arrowwidth": 0.8, "ax": -32, "ay": -18, "bgcolor": "rgba(255,255,255,.95)", "bordercolor": "#375623", "borderpad": 2, "borderwidth": 0.7, "font": {"color": "#375623", "size": 9}, "showarrow": true, "text": "G5 0.64", "x": 30, "xref": "x2", "y": 0.6375, "yref": "y2"}, {"arrowcolor": "#4E79A7", "arrowhead": 0, "arrowwidth": 0.8, "ax": -32, "ay": -38, "bgcolor": "rgba(255,255,255,.95)", "bordercolor": "#4E79A7", "borderpad": 2, "borderwidth": 0.7, "font": {"color": "#4E79A7", "size": 9}, "showarrow": true, "text": "G8 1.07", "x": 30, "xref": "x2", "y": 1.066, "yref": "y2"}, {"arrowcolor": "#D65A4A", "arrowhead": 0, "arrowwidth": 0.8, "ax": 18, "ay": -18, "bgcolor": "rgba(255,255,255,.95)", "bordercolor": "#D65A4A", "borderpad": 2, "borderwidth": 0.7, "font": {"color": "#D65A4A", "size": 9}, "showarrow": true, "text": "G1 0.52", "x": 4, "xref": "x3", "y": 0.5207, "yref": "y3"}, {"arrowcolor": "#375623", "arrowhead": 0, "arrowwidth": 0.8, "ax": 18, "ay": 18, "bgcolor": "rgba(255,255,255,.95)", "bordercolor": "#375623", "borderpad": 2, "borderwidth": 0.7, "font": {"color": "#375623", "size": 9}, "showarrow": true, "text": "G5 1.07", "x": 4, "xref": "x3", "y": 1.069, "yref": "y3"}, {"arrowcolor": "#4E79A7", "arrowhead": 0, "arrowwidth": 0.8, "ax": 18, "ay": 38, "bgcolor": "rgba(255,255,255,.95)", "bordercolor": "#4E79A7", "borderpad": 2, "borderwidth": 0.7, "font": {"color": "#4E79A7", "size": 9}, "showarrow": true, "text": "G8 1.36", "x": 4, "xref": "x3", "y": 1.359, "yref": "y3"}, {"arrowcolor": "#D65A4A", "arrowhead": 0, "arrowwidth": 0.8, "ax": 32, "ay": 18, "bgcolor": "rgba(255,255,255,.95)", "bordercolor": "#D65A4A", "borderpad": 2, "borderwidth": 0.7, "font": {"color": "#D65A4A", "size": 9}, "showarrow": true, "text": "G1 0.48", "x": 7, "xref": "x3", "y": 0.4808, "yref": "y3"}, {"arrowcolor": "#375623", "arrowhead": 0, "arrowwidth": 0.8, "ax": 32, "ay": -18, "bgcolor": "rgba(255,255,255,.95)", "bordercolor": "#375623", "borderpad": 2, "borderwidth": 0.7, "font": {"color": "#375623", "size": 9}, "showarrow": true, "text": "G5 1.13", "x": 7, "xref": "x3", "y": 1.132, "yref": "y3"}, {"arrowcolor": "#4E79A7", "arrowhead": 0, "arrowwidth": 0.8, "ax": 32, "ay": -38, "bgcolor": "rgba(255,255,255,.95)", "bordercolor": "#4E79A7", "borderpad": 2, "borderwidth": 0.7, "font": {"color": "#4E79A7", "size": 9}, "showarrow": true, "text": "G8 1.48", "x": 7, "xref": "x3", "y": 1.485, "yref": "y3"}, {"arrowcolor": "#D65A4A", "arrowhead": 0, "arrowwidth": 0.8, "ax": 0, "ay": -18, "bgcolor": "rgba(255,255,255,.95)", "bordercolor": "#D65A4A", "borderpad": 2, "borderwidth": 0.7, "font": {"color": "#D65A4A", "size": 9}, "showarrow": true, "text": "G1 0.16", "x": 14, "xref": "x3", "y": 0.161, "yref": "y3"}, {"arrowcolor": "#375623", "arrowhead": 0, "arrowwidth": 0.8, "ax": 0, "ay": 18, "bgcolor": "rgba(255,255,255,.95)", "bordercolor": "#375623", "borderpad": 2, "borderwidth": 0.7, "font": {"color": "#375623", "size": 9}, "showarrow": true, "text": "G5 1.66", "x": 14, "xref": "x3", "y": 1.66, "yref": "y3"}, {"arrowcolor": "#4E79A7", "arrowhead": 0, "arrowwidth": 0.8, "ax": 0, "ay": 38, "bgcolor": "rgba(255,255,255,.95)", "bordercolor": "#4E79A7", "borderpad": 2, "borderwidth": 0.7, "font": {"color": "#4E79A7", "size": 9}, "showarrow": true, "text": "G8 1.79", "x": 14, "xref": "x3", "y": 1.786, "yref": "y3"}], "font": {"color": "#233B60", "size": 13}, "height": 580, "legend": {"font": {"size": 11}, "x": 1.01, "y": 1}, "margin": {"b": 85, "l": 80, "r": 245, "t": 85}, "paper_bgcolor": "rgba(0,0,0,0)", "title": {"text": "Paired standardized error across calendar windows and SC thresholds"}, "width": 1650, "xaxis": {"anchor": "y", "domain": [0, 0.2967], "range": [1, 30.5], "tickvals": [1, 4, 7, 14, 20, 25, 30], "title": {"text": "Calendar window (days)"}}, "xaxis2": {"anchor": "y2", "domain": [0.3517, 0.6483], "range": [1, 30.5], "tickvals": [1, 4, 7, 14, 20, 25, 30], "title": {"text": "Calendar window (days)"}}, "xaxis3": {"anchor": "y3", "domain": [0.7033, 1], "range": [1, 30.5], "tickvals": [1, 4, 7, 14, 20, 25, 30], "title": {"text": "Calendar window (days)"}}, "yaxis": {"anchor": "x", "domain": [0, 1], "title": {"text": "Paired z-score RMSE"}}, "yaxis2": {"anchor": "x2", "domain": [0, 1], "matches": "y", "showticklabels": false}, "yaxis3": {"anchor": "x3", "domain": [0, 1], "matches": "y", "showticklabels": false}}}
